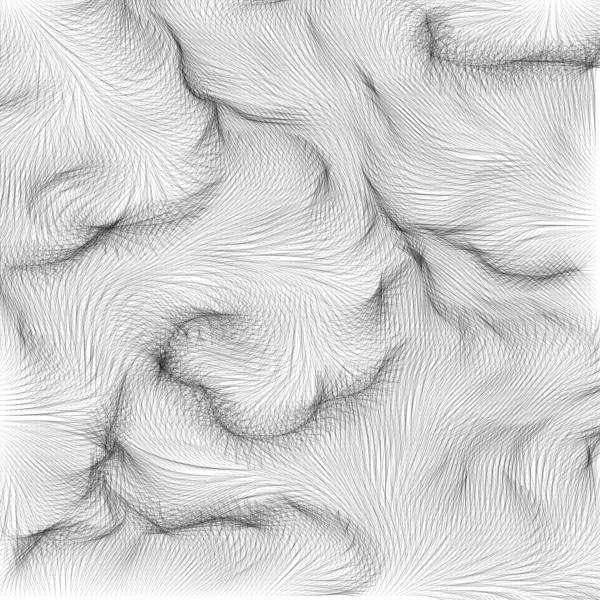
Frame 1 (no input)
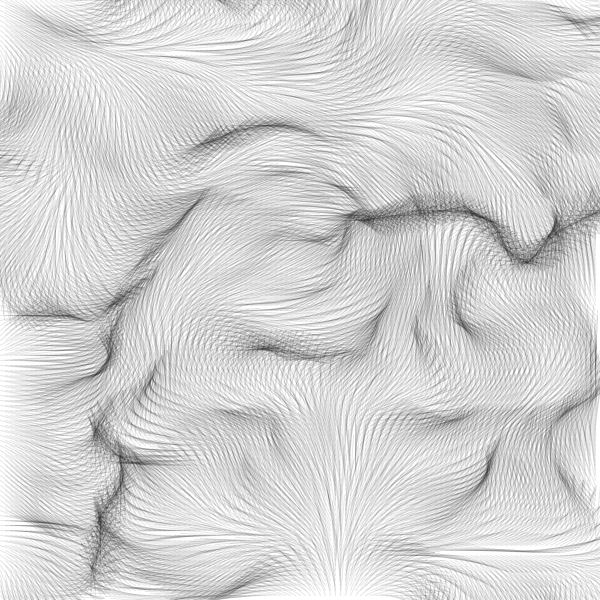
Frame 60 (the mouse pressed at the canvas centre just before this capture)
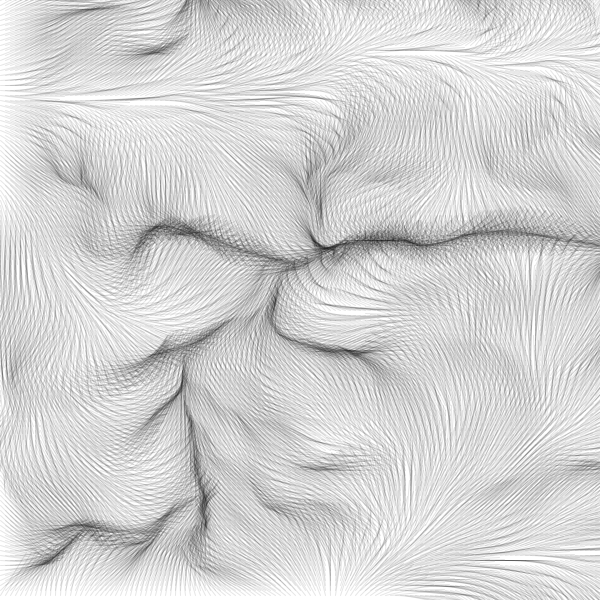
Frame 120 (the mouse held since frame 60 and released just before this capture)

The Processing sketch that drew these frames (run headless with seeded random() and noise(); from frame 60 on, the mouse is pressed at the canvas centre):

// Processing sketch: WeatWind
// ── WeatWind.pde
// Wheat Wind
// Found at: https://www.openprocessing.org/sketch/486673
// Runs under Processing and Processingjs

/*
author:  lisper <leyapin@gmail.com> 2015
desc:    noise 2d line
This work is licensed under a Creative Commons Attribution-ShareAlike 3.0 Unported License.
*/

float nx = 0;
float ny = 0;
float nz = 0;

void setup () {
  size (600, 600);
  colorMode (HSB);
}


void draw () {
  background (255);
  stroke(0,0,0,25); 
  drawStream ();
}

void drawStream () {
  nx = 0;
  for (int i=0; i<width; i += 5) {
    ny = 0;
    for (int j=0; j<width; j += 5) {
      float angle = map (noise (nx, ny, nz), 0, 1.0, 0, 4*PI);
      float x = 50 * cos (angle);
      float y = 50 * sin (angle);
      line (i, j, i+x, j+y);
      ny += 0.03;
    }
    nx += 0.02;
  }
  nz +=0.01;
}
